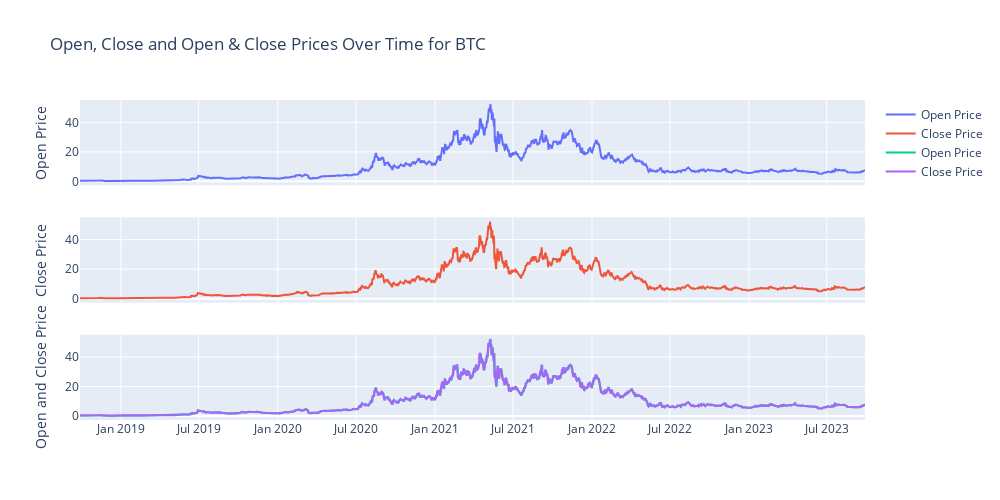

Here is the notebook cell this chart was saved with:
### Markdown cell above
### Now, subplots for Open and Closed Prices

### Code cell
#Subplots for open and close prices

fig = make_subplots(rows=3, cols=1, shared_xaxes=True, vertical_spacing=0.1)

# First subplot (Open Price)
fig.add_trace(go.Scatter(x=LINK['Date'], y=LINK['Open'], mode='lines', name='Open Price'), row=1, col=1)
fig.update_yaxes(title_text="Open Price", row=1, col=1)

# Second subplot (Close Price)
fig.add_trace(go.Scatter(x=LINK['Date'], y=LINK['Close'], mode='lines', name='Close Price'), row=2, col=1)
fig.update_yaxes(title_text="Close Price", row=2, col=1)

# Third subplot(Open and Close Prices)
fig.add_trace(go.Scatter(x=LINK['Date'], y=LINK['Open'], mode='lines', name='Open Price'), row=3, col=1)
fig.add_trace(go.Scatter(x=LINK['Date'], y=LINK['Close'], mode='lines', name='Close Price'), row=3, col=1)
fig.update_yaxes(title_text="Open and Close Price", row=3, col=1)

# setting up the title and size of the graph
fig.update_layout(title_text="Open, Close and Open & Close Prices Over Time for BTC",
    height=500,  # Set the height
    width=1000) # width
fig.show()

### Figure 1 — Plotly figure (JSON) as saved in the notebook; plotly's stock layout.template omitted (floating-point values rounded to 4 significant figures; data arrays with more than 128 entries replaced by an {"elided": "..."} marker saying what was removed)
{"data": [{"mode": "lines", "name": "Open Price", "type": "scatter", "x": {"elided": "1827 str values"}, "xaxis": "x", "y": {"elided": "1827 float values"}, "yaxis": "y"}, {"mode": "lines", "name": "Close Price", "type": "scatter", "x": {"elided": "1827 str values"}, "xaxis": "x2", "y": {"elided": "1827 float values"}, "yaxis": "y2"}, {"mode": "lines", "name": "Open Price", "type": "scatter", "x": {"elided": "1827 str values"}, "xaxis": "x3", "y": {"elided": "1827 float values"}, "yaxis": "y3"}, {"mode": "lines", "name": "Close Price", "type": "scatter", "x": {"elided": "1827 str values"}, "xaxis": "x3", "y": {"elided": "1827 float values"}, "yaxis": "y3"}], "layout": {"height": 500, "title": {"text": "Open, Close and Open & Close Prices Over Time for BTC"}, "width": 1000, "xaxis": {"anchor": "y", "domain": [0, 1], "matches": "x3", "showticklabels": false}, "xaxis2": {"anchor": "y2", "domain": [0, 1], "matches": "x3", "showticklabels": false}, "xaxis3": {"anchor": "y3", "domain": [0, 1]}, "yaxis": {"anchor": "x", "domain": [0.7333, 1], "title": {"text": "Open Price"}}, "yaxis2": {"anchor": "x2", "domain": [0.3667, 0.6333], "title": {"text": "Close Price"}}, "yaxis3": {"anchor": "x3", "domain": [0, 0.2667], "title": {"text": "Open and Close Price"}}}}
